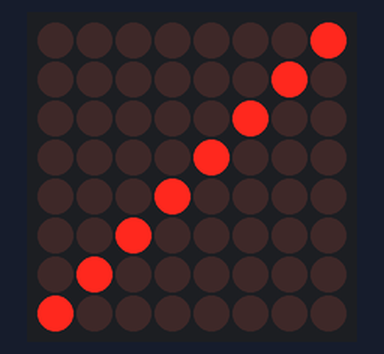
This sketch was run on a simulated Arduino Uno, built with avr-gcc and run on an emulated ATmega328P. Parts: 8×8 LED matrix.

Above: at 0.1 s.

The sketch:

wire_check.ino
```cpp
/* wire_check

Check that one MAX7219 chip and 8 x 8 LED matrix has been correctly wired to an Arduino.

You should see a blinking diagonal line from the upper left-hand corner to the lower
right-hand corner of the LED matrix.

 */

/* Include the library needed to communicate with the MAX7219 driver chip.
 * This chip handles the multiplexing (also called scanning) for the 8x8 matrix and
 * reduces the number of required Arduino pins.
 */

#include <LedControl.h>

// Define constants required by LedControl.h

/* Note the all caps used to define these constants.  This is a coding convention
 * used for unchanging constants, as opposed to variables.
 */

/* There are three pins associated with the SPI protocol (Serial Peripheral Interface Bus)
 * which is used to communicate with the MAX7219 chip.
 * The "LC_" prefix for the name is just to show they are going to be used by "LedControl".
 * The MAX72xx chips use the SPI hardware interface for communications.  Arduino boards
 * also have an SPI hardware interface, but the library used here uses software control to
 * emulate the hardware interface.  That means that any digital pins can be used, at the
 * cost of making the Arduino work harder to send the data.
 */

// Define the MISO (master input slave output) interface pin
const unsigned int LC_DATA_IN = 12;

// Define the SCK (serial clock) interface pin
const unsigned int LC_CLK = 11;

// Define the SS (slave select) interface
const unsigned int LC_LOAD = 10;

// Define the number of matrices connected
const unsigned int LC_NUM_DEVICES = 1;

// Have the library create an interface that knows about the pin numbers, and device count
// "lc" is the program interface to the 7219 chip that controls the LED Matrix.

LedControl lc = LedControl(LC_DATA_IN, LC_CLK, LC_LOAD, LC_NUM_DEVICES);

/*
 *  Define a bit array with any to correspond to each of the matrix LED rows.
 *  A 1 turns the LED on and a 0 turns it off.
 */

const static byte testDisplay[] PROGMEM = {
  B00000001,
  B00000010,
  B00000100,
  B00001000,
  B00010000,
  B00100000,
  B01000000,
  B10000000,
};

// Get the actual number of entries in the array, to use when sequencing through them
unsigned int displaySize = sizeof(testDisplay) / sizeof(byte); // better be 8 for the matrix

/*  Define a wait time between display changes.
 *  Note the use of capitals for a variable.
 *  The convention is to start with a small letter and use Caps in the middle to make
 *  the name more readable.
 */

int delayTime = 200; // milliseconds

int lcAddress = 0; // the first MAX7219 is address 0, and only one used in this sketch
int lcIntensity = 5; // brightness of the display (LEDS); minimum 0 to maximum 15

void setup() {
  lc.shutdown(lcAddress, false);  // Wake up the display
  lc.setIntensity(lcAddress, lcIntensity);  // Set the intensity level
  lc.clearDisplay(lcAddress);  // Clear the display
}

void loop() {

  // Note the use of a for loop here.

  for (int lcRow = 0; lcRow < displaySize; lcRow++) {  // for each row of the LED matrix
    lc.setRow(lcAddress, lcRow, testDisplay[lcRow]); // Set the LEDs to be on for a single row
  }
  delay(delayTime); // Full display set: leave it there for awhile
  lc.clearDisplay(lcAddress); // clear the matrix display (all LEDs off)
  delay(delayTime); // Leave it off for awhile
}
```
